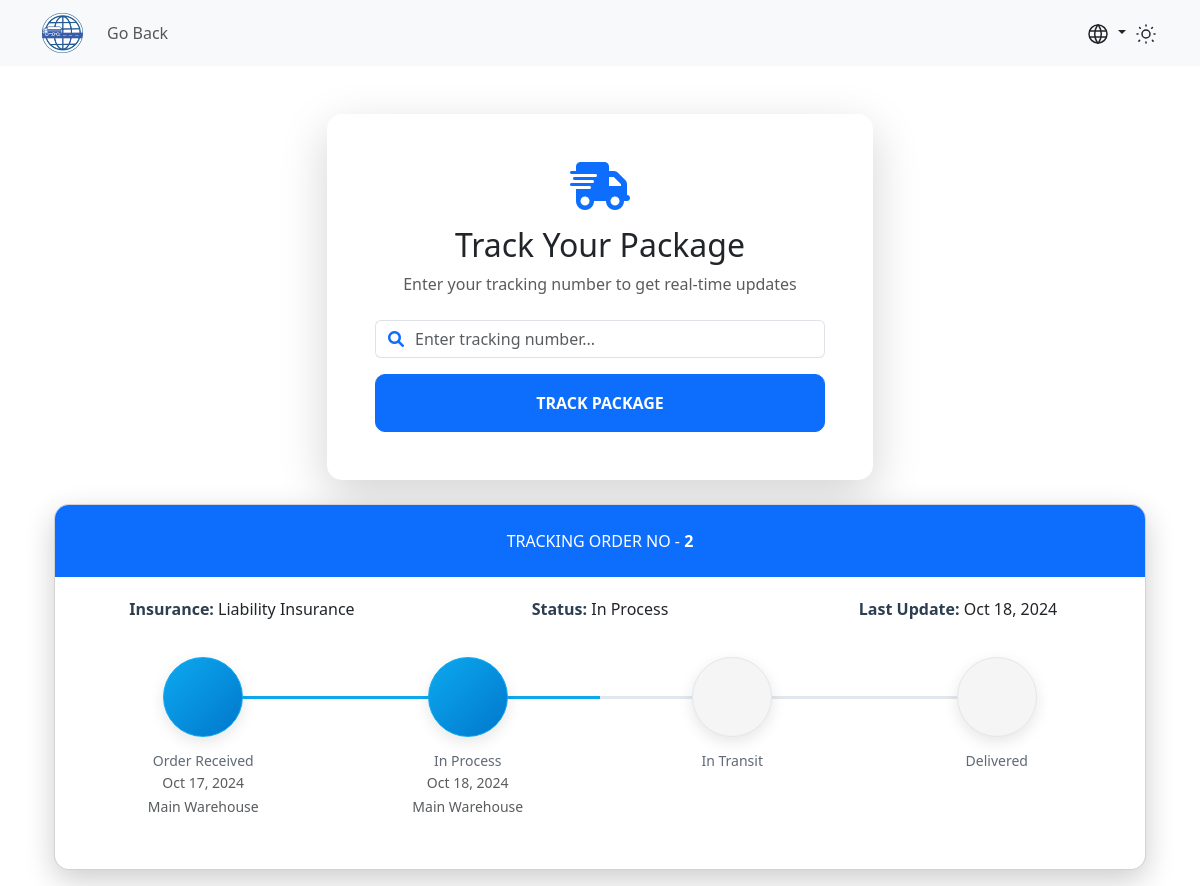
The page /views/public/trackingForm.php?tracking_code=2 on the database its author committed.
### tables this page shows
CREATE TABLE IF NOT EXISTS Insurance (
    num INT PRIMARY KEY AUTO_INCREMENT,
    policyNumber VARCHAR(50) NOT NULL,
    insurance_type VARCHAR(100),
    coverage DECIMAL(10,2)
);

CREATE TABLE IF NOT EXISTS Record (
    num INT PRIMARY KEY AUTO_INCREMENT,
    date DATE NOT NULL,
    location VARCHAR(100),
    status VARCHAR(20),
    client INT,
    shipment INT NOT NULL,
    FOREIGN KEY (client) REFERENCES Client(num),
    FOREIGN KEY (shipment) REFERENCES Shipment(num)
);

### app/Controllers/trackingController.php (the view, shortened to what this page needs)
<?php
include_once '../../config/connection.php';
if (isset($_GET['tracking_code'])) {
    $tracking_code = $_GET['tracking_code'];
    $sql = "SELECT Record.date, Record.location, Record.status, Insurance.insurance_type
            FROM Shipment
            JOIN Record ON Shipment.num = Record.shipment
            JOIN Insurance ON Shipment.insurance = Insurance.num
            WHERE Shipment.num = ?
            ORDER BY Record.date DESC";
    $stmt = $conn->prepare($sql);
    $stmt->bind_param("s", $tracking_code);
    if (!$stmt->execute()) {
        echo '<div class="alert alert-danger">No se pudo procesar su solicitud. Por favor intente más tarde.</div>';
        return;
    }
    $result = $stmt->get_result();
    $records = [];
    if ($result->num_rows > 0) {
        while ($row = $result->fetch_assoc()) {
            $records[] = $row;
        }
    }
}
?>
<link rel="stylesheet" href="https://cdn.jsdelivr.net/npm/pixeden-stroke-7-icon@1.2.3/pe-icon-7-stroke/dist/pe-icon-7-stroke.min.css">
<?php if (!empty($records)): ?>
    <div class="container padding-bottom-3x mb-1">
        <div class="card mb-3">
            <div class="p-4 text-center text-white text-lg rounded-top" style="background: var(--bs-primary);">
                <span class="text-uppercase">Tracking Order No - </span>
                <span class="text-medium text-white"><?php echo htmlspecialchars($tracking_code); ?></span>
            </div>
            <div class="d-flex flex-wrap flex-sm-nowrap justify-content-between py-3 px-2 bg-body">
                <div class="w-100 text-center py-1 px-2">
                    <span class="text-medium">Insurance:</span> <?php echo htmlspecialchars($records[0]['insurance_type']); ?>
                </div>
                <div class="w-100 text-center py-1 px-2">
                    <span class="text-medium">Status:</span> <?php echo $records[0]['status']; ?>
                </div>
                <div class="w-100 text-center py-1 px-2">
                    <span class="text-medium">Last Update:</span> <?php echo date('M d, Y', strtotime($records[0]['date'])); ?>
                </div>
            </div>
            <div class="card-body">
                <div class="steps d-flex flex-wrap flex-sm-nowrap justify-content-between padding-top-2x padding-bottom-1x">
                    <?php
                    $statuses = [
                        ['name' => 'Order Placed', 'display' => 'Order Received', 'icon' => 'pe-7s-note'],
                        ['name' => 'In Process', 'display' => 'In Process', 'icon' => 'pe-7s-box2'],
                        ['name' => 'In Transit', 'display' => 'In Transit', 'icon' => 'pe-7s-car'],
                        ['name' => 'Delivered', 'display' => 'Delivered', 'icon' => 'pe-7s-check']
                    ];
                    $currentStatus = end($records)['status'];
                    foreach ($statuses as $index => $status):
                        $isCompleted = false;
                        foreach ($records as $record) {
                            if ($record['status'] === $status['name']) {
                                $isCompleted = true;
                                break;
                            }
                        }
                    ?>
                        <div class="step <?php echo $isCompleted ? 'completed' : ''; ?>">
                            <div class="step-icon-wrap">
                                <div class="step-icon"><i class="<?php echo $status['icon']; ?>"></i></div>
                            </div>
                            <h4 class="step-title"><?php echo $status['display']; ?></h4>
                            <?php if ($isCompleted): ?>
                                <?php foreach ($records as $record): ?>
                                    <?php if ($record['status'] === $status['name']): ?>
                                        <small class="text-muted">
                                            <?php echo date('M d, Y', strtotime($record['date'])); ?><br>
                                            <?php echo $record['location']; ?>
                                        </small>
                                    <?php endif; ?>
                                <?php endforeach; ?>
                            <?php endif; ?>
                        </div>
                    <?php endforeach; ?>
                </div>
            </div>
        </div>
    </div>
<?php endif; ?>

### assets/css/style.css (style rules this page uses)
:root { --blueishgrey: #363d47; --darkgrey: #333; --black: #000000; --white: #ffffff; --blue: rgb(56, 92, 173); --skyblue: rgb(35, 141, 193); --lightgrey: #f0f0f0; --blue-rgb: 56, 92, 173; --lightblue: #f5f8fa; }
.card { border: none; transition: all 0.3s ease; }

### app/Controllers/trackingController.php (style rules this page uses)
.card { border-radius: 15px; overflow: hidden; box-shadow: 0 10px 30px rgba(0,0,0,0.1); }
.steps .step { display: block; width: 100%; margin-bottom: 35px; text-align: center; }
.steps .step .step-icon-wrap { display: block; position: relative; width: 100%; height: 80px; text-align: center; }
.steps .step .step-icon-wrap::before, .steps .step .step-icon-wrap::after { display: block; position: absolute; top: 50%; width: 50%; height: 3px; margin-top: -1px; background-color: #e1e7ec; content: ''; z-index: 1; }
.steps .step .step-icon-wrap::before { left: 0; }
.steps .step .step-icon-wrap::after { right: 0; }
.steps .step .step-icon { display: inline-block; position: relative; width: 80px; height: 80px; border: 1px solid #e1e7ec; border-radius: 50%; background-color: #f5f5f5; color: #374250; font-size: 38px; line-height: 81px; z-index: 5; box-shadow: 0 5px 15px rgba(0,0,0,0.1); transition: all 0.3s ease; }
.steps .step .step-title { margin-top: 16px; margin-bottom: 0; color: #606975; font-size: 14px; font-weight: 500; }
.steps .step:first-child .step-icon-wrap::before { display: none; }
.steps .step:last-child .step-icon-wrap::after { display: none; }
.steps .step.completed .step-icon-wrap::before, .steps .step.completed .step-icon-wrap::after { background-color: #0da9ef; }
.steps .step.completed .step-icon { border-color: #0da9ef; background: linear-gradient(135deg, #0da9ef 0%, #0077cc 100%); color: #fff; }
.text-medium { font-weight: 600; color: #2c3e50; }

### views/public/trackingForm.php (style rules this page uses)
body { background: #0d6efd; min-height: 100vh; }
.card { background: var(--bs-body-bg); color: var(--bs-body-color); border-radius: 15px; box-shadow: 0 10px 30px rgba(0,0,0,0.2); }
.text-muted { color: var(--bs-secondary-color) !important; }

### rows shown on the page
insurance: insurance_type "Liability Insurance"
record: status "In Process", date "Oct 18, 2024", location "Main Warehouse"
record: date "Oct 17, 2024", location "Main Warehouse"

### other values the page prints
$tracking_code "2"
$status['display'] "Order Received"
$status['display'] "In Transit"
$status['display'] "Delivered"
